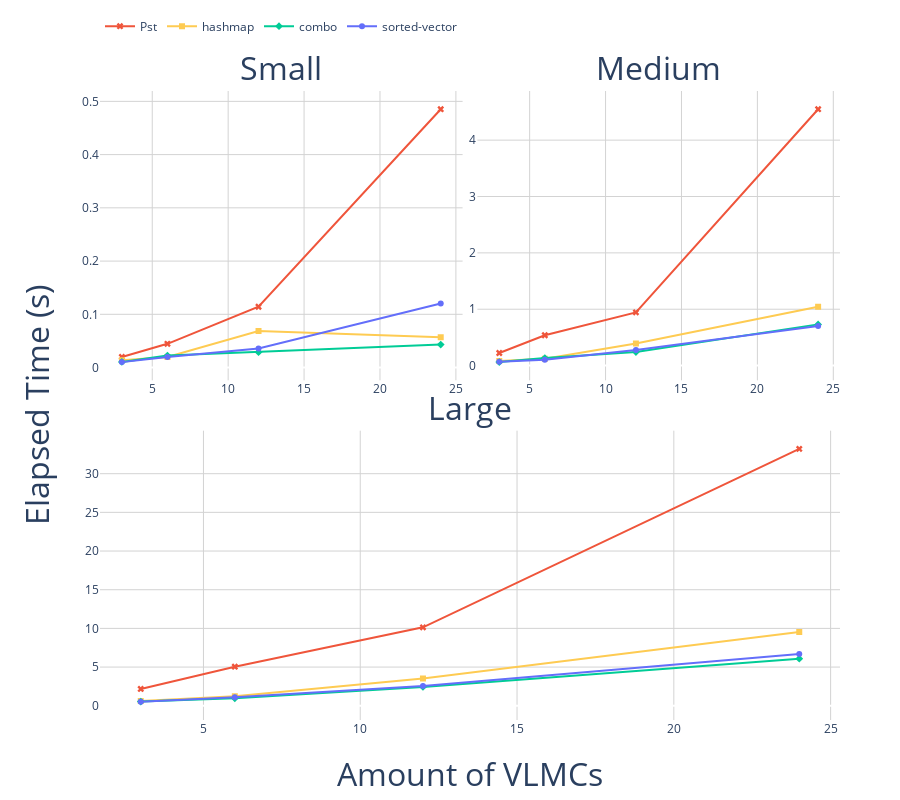

The notebook cell saved with this chart:
### Markdown cell above
## Visualize time elapsed compared to amount of VLMCs compared

### Code cell
df = pd.read_csv('csv_results/03_15_11_44.csv')
df_sv = pd.read_csv('csv_results/sorted-vector_human_03_20_12_09.csv')
df_hm = pd.read_csv('csv_results/hashmap_human_03_20_12_10.csv')
df_co = pd.read_csv('csv_results/combo_human_03_20_12_10.csv')
df_pst = df[df.implementation=='PstClassifierSeqan']

fig = make_subplots(rows=2, cols=2, shared_yaxes=False, 
                    x_title="Amount of VLMCs",
                    y_title="Elapsed Time (s)",
                    subplot_titles=("Small", "Medium", "Large"), 
                    horizontal_spacing= 0.02, vertical_spacing= 0.08, 
                    specs=[[{}, {}],[{"colspan": 2}, None]])

fig.add_trace(go.Scatter(x=df_pst[df_pst.vlmc_size=='small']['set_size'], y=df_pst[df_pst.vlmc_size=='small']['elapsed_time'], line_color='#EF553B', name="Pst", marker_symbol='x'), 1, 1)
fig.add_trace(go.Scatter(x=df_hm[df_hm.vlmc_size=='small']['set_size'], y=df_hm[df_hm.vlmc_size=='small']['elapsed_time'], line_color='#FECB52', name="hashmap", marker_symbol='square'), 1, 1)
fig.add_trace(go.Scatter(x=df_co[df_co.vlmc_size=='small']['set_size'], y=df_co[df_co.vlmc_size=='small']['elapsed_time'], line_color='#00CC96', name="combo", marker_symbol='diamond'), 1, 1)
fig.add_trace(go.Scatter(x=df_sv[df_sv.vlmc_size=='small']['set_size'], y=df_sv[df_sv.vlmc_size=='small']['elapsed_time'], line_color='#636EFA', name="sorted-vector"), 1, 1)

fig.add_trace(go.Scatter(x=df_pst[df_pst.vlmc_size=='medium']['set_size'], y=df_pst[df_pst.vlmc_size=='medium']['elapsed_time'], line_color='#EF553B', name="Pst", marker_symbol='x', showlegend = False), 1, 2)
fig.add_trace(go.Scatter(x=df_hm[df_hm.vlmc_size=='medium']['set_size'], y=df_hm[df_hm.vlmc_size=='medium']['elapsed_time'], line_color='#FECB52', name="hashmap", marker_symbol='square', showlegend = False), 1, 2)
fig.add_trace(go.Scatter(x=df_co[df_co.vlmc_size=='medium']['set_size'], y=df_co[df_co.vlmc_size=='medium']['elapsed_time'], line_color='#00CC96', name="combo", marker_symbol='diamond', showlegend = False), 1, 2)
fig.add_trace(go.Scatter(x=df_sv[df_sv.vlmc_size=='medium']['set_size'], y=df_sv[df_sv.vlmc_size=='medium']['elapsed_time'], line_color='#636EFA', name="sorted-vector", showlegend = False), 1, 2)

fig.add_trace(go.Scatter(x=df_pst[df_pst.vlmc_size=='large']['set_size'], y=df_pst[df_pst.vlmc_size=='large']['elapsed_time'], line_color='#EF553B', name="Pst", marker_symbol='x', showlegend = False), 2, 1)
fig.add_trace(go.Scatter(x=df_hm[df_hm.vlmc_size=='large']['set_size'], y=df_hm[df_hm.vlmc_size=='large']['elapsed_time'], line_color='#FECB52', name="hashmap", marker_symbol='square', showlegend = False), 2, 1)
fig.add_trace(go.Scatter(x=df_co[df_co.vlmc_size=='large']['set_size'], y=df_co[df_co.vlmc_size=='large']['elapsed_time'], line_color='#00CC96', name="combo", marker_symbol='diamond', showlegend = False), 2, 1)
fig.add_trace(go.Scatter(x=df_sv[df_sv.vlmc_size=='large']['set_size'], y=df_sv[df_sv.vlmc_size=='large']['elapsed_time'], line_color='#636EFA', name="sorted-vector", showlegend = False), 2, 1)


fig.update_layout(legend=dict(
    orientation="h",
    yanchor="bottom",
    y=1.08),
    margin=dict(l=100, r=60, t=60, b=80),
    height=800,
    plot_bgcolor="white")

fig.update_xaxes(gridcolor='LightGrey', row=1, col=1)
fig.update_yaxes(gridcolor='LightGrey', row=1, col=1)
fig.update_yaxes(tickvals=[0, 0.1, 0.2, 0.3, 0.4, 0.5], row=1, col=1)

fig.update_xaxes(gridcolor='LightGrey', row=1, col=2)
fig.update_yaxes(gridcolor='LightGrey', row=1, col=2)
fig.update_yaxes(tickvals=[0, 1, 2, 3, 4, 5], row=1, col=2)

fig.update_xaxes(gridcolor='LightGrey', row=2, col=1)
fig.update_yaxes(gridcolor='LightGrey', row=2, col=1)
fig.update_yaxes(tickvals=[0, 5, 10, 15, 20, 25, 30], row=2, col=1)

fig.layout.annotations[0]["font"] = {'size': 32}
fig.layout.annotations[1]["font"] = {'size': 32}
fig.layout.annotations[2]["font"] = {'size': 32}

fig.layout.annotations[3]["font"] = {'size': 32}
fig.layout.annotations[4]["font"] = {'size': 32}
fig.show()

### Figure 1 — Plotly figure (JSON) as saved in the notebook; plotly's stock layout.template omitted (floating-point values rounded to 4 significant figures)
{"data": [{"line": {"color": "#EF553B"}, "marker": {"symbol": "x"}, "name": "Pst", "type": "scatter", "x": [24, 12, 6, 3], "xaxis": "x", "y": [0.4853, 0.1142, 0.0446, 0.01989], "yaxis": "y"}, {"line": {"color": "#FECB52"}, "marker": {"symbol": "square"}, "name": "hashmap", "type": "scatter", "x": [24, 12, 6, 3], "xaxis": "x", "y": [0.05695, 0.06853, 0.01967, 0.01391], "yaxis": "y"}, {"line": {"color": "#00CC96"}, "marker": {"symbol": "diamond"}, "name": "combo", "type": "scatter", "x": [24, 12, 6, 3], "xaxis": "x", "y": [0.04311, 0.02889, 0.02242, 0.01059], "yaxis": "y"}, {"line": {"color": "#636EFA"}, "name": "sorted-vector", "type": "scatter", "x": [24, 12, 6, 3], "xaxis": "x", "y": [0.1202, 0.03574, 0.0196, 0.01019], "yaxis": "y"}, {"line": {"color": "#EF553B"}, "marker": {"symbol": "x"}, "name": "Pst", "showlegend": false, "type": "scatter", "x": [24, 12, 6, 3], "xaxis": "x2", "y": [4.549, 0.9442, 0.5384, 0.2239], "yaxis": "y2"}, {"line": {"color": "#FECB52"}, "marker": {"symbol": "square"}, "name": "hashmap", "showlegend": false, "type": "scatter", "x": [24, 12, 6, 3], "xaxis": "x2", "y": [1.043, 0.3917, 0.1225, 0.08047], "yaxis": "y2"}, {"line": {"color": "#00CC96"}, "marker": {"symbol": "diamond"}, "name": "combo", "showlegend": false, "type": "scatter", "x": [24, 12, 6, 3], "xaxis": "x2", "y": [0.7313, 0.2393, 0.1334, 0.06171], "yaxis": "y2"}, {"line": {"color": "#636EFA"}, "name": "sorted-vector", "showlegend": false, "type": "scatter", "x": [24, 12, 6, 3], "xaxis": "x2", "y": [0.704, 0.2766, 0.1058, 0.06807], "yaxis": "y2"}, {"line": {"color": "#EF553B"}, "marker": {"symbol": "x"}, "name": "Pst", "showlegend": false, "type": "scatter", "x": [24, 12, 6, 3], "xaxis": "x3", "y": [33.21, 10.14, 5.05, 2.169], "yaxis": "y3"}, {"line": {"color": "#FECB52"}, "marker": {"symbol": "square"}, "name": "hashmap", "showlegend": false, "type": "scatter", "x": [24, 12, 6, 3], "xaxis": "x3", "y": [9.537, 3.524, 1.236, 0.6144], "yaxis": "y3"}, {"line": {"color": "#00CC96"}, "marker": {"symbol": "diamond"}, "name": "combo", "showlegend": false, "type": "scatter", "x": [24, 12, 6, 3], "xaxis": "x3", "y": [6.082, 2.438, 0.9601, 0.5392], "yaxis": "y3"}, {"line": {"color": "#636EFA"}, "name": "sorted-vector", "showlegend": false, "type": "scatter", "x": [24, 12, 6, 3], "xaxis": "x3", "y": [6.678, 2.546, 1.1, 0.5127], "yaxis": "y3"}], "layout": {"annotations": [{"font": {"size": 32}, "showarrow": false, "text": "Small", "x": 0.245, "xanchor": "center", "xref": "paper", "y": 1, "yanchor": "bottom", "yref": "paper"}, {"font": {"size": 32}, "showarrow": false, "text": "Medium", "x": 0.755, "xanchor": "center", "xref": "paper", "y": 1, "yanchor": "bottom", "yref": "paper"}, {"font": {"size": 32}, "showarrow": false, "text": "Large", "x": 0.5, "xanchor": "center", "xref": "paper", "y": 0.46, "yanchor": "bottom", "yref": "paper"}, {"font": {"size": 32}, "showarrow": false, "text": "Amount of VLMCs", "x": 0.5, "xanchor": "center", "xref": "paper", "y": 0, "yanchor": "top", "yref": "paper", "yshift": -30}, {"font": {"size": 32}, "showarrow": false, "text": "Elapsed Time (s)", "textangle": -90, "x": 0, "xanchor": "right", "xref": "paper", "xshift": -40, "y": 0.5, "yanchor": "middle", "yref": "paper"}], "height": 800, "legend": {"orientation": "h", "y": 1.08, "yanchor": "bottom"}, "margin": {"b": 80, "l": 100, "r": 60, "t": 60}, "plot_bgcolor": "white", "xaxis": {"anchor": "y", "domain": [0, 0.49], "gridcolor": "LightGrey"}, "xaxis2": {"anchor": "y2", "domain": [0.51, 1], "gridcolor": "LightGrey"}, "xaxis3": {"anchor": "y3", "domain": [0, 1], "gridcolor": "LightGrey"}, "yaxis": {"anchor": "x", "domain": [0.54, 1], "gridcolor": "LightGrey", "tickvals": [0, 0.1, 0.2, 0.3, 0.4, 0.5]}, "yaxis2": {"anchor": "x2", "domain": [0.54, 1], "gridcolor": "LightGrey", "tickvals": [0, 1, 2, 3, 4, 5]}, "yaxis3": {"anchor": "x3", "domain": [0, 0.46], "gridcolor": "LightGrey", "tickvals": [0, 5, 10, 15, 20, 25, 30]}}}
